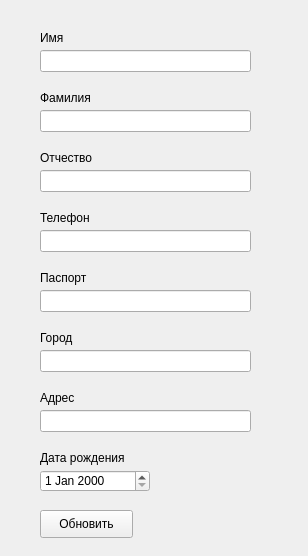
<?xml version="1.0" encoding="UTF-8"?>
<ui version="4.0">
 <class>update</class>
 <widget class="QWidget" name="update">
  <property name="geometry">
   <rect>
    <x>0</x>
    <y>0</y>
    <width>308</width>
    <height>556</height>
   </rect>
  </property>
  <property name="windowTitle">
   <string>Form</string>
  </property>
  <widget class="QLabel" name="label_5">
   <property name="geometry">
    <rect>
     <x>40</x>
     <y>270</y>
     <width>55</width>
     <height>16</height>
    </rect>
   </property>
   <property name="text">
    <string>Паспорт</string>
   </property>
  </widget>
  <widget class="QLineEdit" name="city">
   <property name="geometry">
    <rect>
     <x>40</x>
     <y>350</y>
     <width>211</width>
     <height>22</height>
    </rect>
   </property>
  </widget>
  <widget class="QLineEdit" name="adr">
   <property name="geometry">
    <rect>
     <x>40</x>
     <y>410</y>
     <width>211</width>
     <height>22</height>
    </rect>
   </property>
  </widget>
  <widget class="QLineEdit" name="dad_name">
   <property name="geometry">
    <rect>
     <x>40</x>
     <y>170</y>
     <width>211</width>
     <height>22</height>
    </rect>
   </property>
  </widget>
  <widget class="QLabel" name="label_6">
   <property name="geometry">
    <rect>
     <x>40</x>
     <y>330</y>
     <width>55</width>
     <height>16</height>
    </rect>
   </property>
   <property name="text">
    <string>Город</string>
   </property>
  </widget>
  <widget class="QLineEdit" name="fname">
   <property name="geometry">
    <rect>
     <x>40</x>
     <y>50</y>
     <width>211</width>
     <height>22</height>
    </rect>
   </property>
  </widget>
  <widget class="QLineEdit" name="lname">
   <property name="geometry">
    <rect>
     <x>40</x>
     <y>110</y>
     <width>211</width>
     <height>22</height>
    </rect>
   </property>
  </widget>
  <widget class="QPushButton" name="pushButton">
   <property name="geometry">
    <rect>
     <x>40</x>
     <y>510</y>
     <width>93</width>
     <height>28</height>
    </rect>
   </property>
   <property name="text">
    <string>Обновить</string>
   </property>
  </widget>
  <widget class="QLabel" name="label_4">
   <property name="geometry">
    <rect>
     <x>40</x>
     <y>210</y>
     <width>55</width>
     <height>16</height>
    </rect>
   </property>
   <property name="text">
    <string>Телефон</string>
   </property>
  </widget>
  <widget class="QLabel" name="label_2">
   <property name="geometry">
    <rect>
     <x>40</x>
     <y>90</y>
     <width>55</width>
     <height>16</height>
    </rect>
   </property>
   <property name="text">
    <string>Фамилия</string>
   </property>
  </widget>
  <widget class="QLineEdit" name="phone">
   <property name="geometry">
    <rect>
     <x>40</x>
     <y>230</y>
     <width>211</width>
     <height>22</height>
    </rect>
   </property>
  </widget>
  <widget class="QLabel" name="label">
   <property name="geometry">
    <rect>
     <x>40</x>
     <y>30</y>
     <width>55</width>
     <height>16</height>
    </rect>
   </property>
   <property name="text">
    <string>Имя</string>
   </property>
  </widget>
  <widget class="QLabel" name="label_7">
   <property name="geometry">
    <rect>
     <x>40</x>
     <y>390</y>
     <width>55</width>
     <height>16</height>
    </rect>
   </property>
   <property name="text">
    <string>Адрес</string>
   </property>
  </widget>
  <widget class="QLabel" name="label_3">
   <property name="geometry">
    <rect>
     <x>40</x>
     <y>150</y>
     <width>55</width>
     <height>16</height>
    </rect>
   </property>
   <property name="text">
    <string>Отчество</string>
   </property>
  </widget>
  <widget class="QLineEdit" name="pasport">
   <property name="geometry">
    <rect>
     <x>40</x>
     <y>290</y>
     <width>211</width>
     <height>22</height>
    </rect>
   </property>
  </widget>
  <widget class="QDateEdit" name="birthday">
   <property name="geometry">
    <rect>
     <x>40</x>
     <y>470</y>
     <width>110</width>
     <height>22</height>
    </rect>
   </property>
  </widget>
  <widget class="QLabel" name="label_8">
   <property name="geometry">
    <rect>
     <x>40</x>
     <y>450</y>
     <width>101</width>
     <height>16</height>
    </rect>
   </property>
   <property name="text">
    <string>Дата рождения</string>
   </property>
  </widget>
 </widget>
 <resources/>
 <connections/>
</ui>
